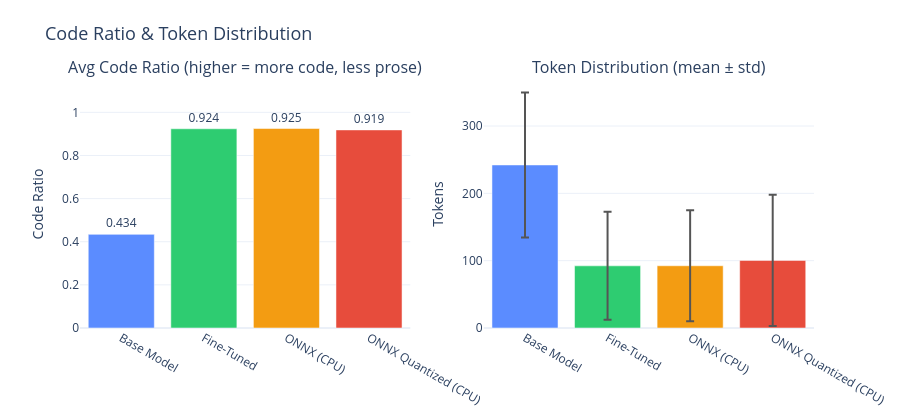

Notebook code for this chart:
### Markdown cell above
---
## 📊 Plot 4 — Code Ratio Analysis

**Code ratio** = fraction of the response that is actual code (vs prose/explanation).
A ratio near 1.0 means the model outputs clean code with minimal surrounding text — desirable for code generation tasks.

### Code cell
# Plot 4 — Code ratio with token distribution (avg ± std)

labels = [MODEL_LABELS[m_] for m_ in MODELS]
code_ratio  = [m(m_)["avg_code_ratio"] for m_ in MODELS]
avg_tok     = [m(m_)["avg_tokens"] for m_ in MODELS]
med_tok     = [m(m_)["median_tokens"] for m_ in MODELS]
std_tok     = [m(m_)["std_tokens"] for m_ in MODELS]
colors_list = [COLORS[m_] for m_ in MODELS]

fig4 = make_subplots(
    rows=1, cols=2,
    subplot_titles=["Avg Code Ratio (higher = more code, less prose)",
                    "Token Distribution (mean ± std)"],
)

fig4.add_trace(go.Bar(
    x=labels, y=code_ratio,
    marker_color=colors_list,
    text=[f"{v:.3f}" for v in code_ratio],
    textposition="outside",
    hovertemplate="<b>%{x}</b><br>Code Ratio: %{y:.3f}<extra></extra>",
    showlegend=False,
), row=1, col=1)
fig4.update_yaxes(range=[0, 1.15], row=1, col=1)

fig4.add_trace(go.Bar(
    x=labels, y=avg_tok,
    error_y=dict(type="data", array=std_tok, visible=True, color="#555"),
    marker_color=colors_list,
    hovertemplate="<b>%{x}</b><br>Mean: %{y:.1f} tokens<br>Median: " +
                  str(med_tok) + "<extra></extra>",
    showlegend=False,
), row=1, col=2)

# Cleaner hover for token distribution
fig4.data[-1].customdata = list(zip(med_tok, std_tok))
fig4.data[-1].hovertemplate = (
    "<b>%{x}</b><br>Mean: %{y:.1f}<br>"
    "Median: %{customdata[0]:.0f}<br>Std: %{customdata[1]:.1f}<extra></extra>"
)

fig4.update_yaxes(title_text="Code Ratio", row=1, col=1)
fig4.update_yaxes(title_text="Tokens", row=1, col=2)

fig4.update_layout(
    title_text="Code Ratio & Token Distribution",
    title_font_size=18,
    template="plotly_white",
    height=420,
    margin=dict(t=80, b=60),
)

fig4.show()
save_plot(fig4, "04_code_ratio_and_tokens")

### Figure 1 — Plotly figure (JSON) as saved in the notebook; plotly's stock layout.template omitted (floating-point values rounded to 4 significant figures)
{"data": [{"hovertemplate": "<b>%{x}</b><br>Code Ratio: %{y:.3f}<extra></extra>", "marker": {"color": ["#5B8CFF", "#2ECC71", "#F39C12", "#E74C3C"]}, "showlegend": false, "text": ["0.434", "0.924", "0.925", "0.919"], "textposition": "outside", "type": "bar", "x": ["Base Model", "Fine-Tuned", "ONNX (CPU)", "ONNX Quantized (CPU)"], "xaxis": "x", "y": [0.4342, 0.9238, 0.925, 0.9186], "yaxis": "y"}, {"customdata": [[227, 107.8], [72, 80.24], [69, 82.57], [70, 97.6]], "error_y": {"array": [107.8, 80.24, 82.57, 97.6], "color": "#555", "type": "data", "visible": true}, "hovertemplate": "<b>%{x}</b><br>Mean: %{y:.1f}<br>Median: %{customdata[0]:.0f}<br>Std: %{customdata[1]:.1f}<extra></extra>", "marker": {"color": ["#5B8CFF", "#2ECC71", "#F39C12", "#E74C3C"]}, "showlegend": false, "type": "bar", "x": ["Base Model", "Fine-Tuned", "ONNX (CPU)", "ONNX Quantized (CPU)"], "xaxis": "x2", "y": [242.2, 92.34, 92.46, 100.4], "yaxis": "y2"}], "layout": {"annotations": [{"font": {"size": 16}, "showarrow": false, "text": "Avg Code Ratio (higher = more code, less prose)", "x": 0.225, "xanchor": "center", "xref": "paper", "y": 1, "yanchor": "bottom", "yref": "paper"}, {"font": {"size": 16}, "showarrow": false, "text": "Token Distribution (mean ± std)", "x": 0.775, "xanchor": "center", "xref": "paper", "y": 1, "yanchor": "bottom", "yref": "paper"}], "height": 420, "margin": {"b": 60, "t": 80}, "title": {"font": {"size": 18}, "text": "Code Ratio & Token Distribution"}, "xaxis": {"anchor": "y", "domain": [0, 0.45]}, "xaxis2": {"anchor": "y2", "domain": [0.55, 1]}, "yaxis": {"anchor": "x", "domain": [0, 1], "range": [0, 1.15], "title": {"text": "Code Ratio"}}, "yaxis2": {"anchor": "x2", "domain": [0, 1], "title": {"text": "Tokens"}}}}
